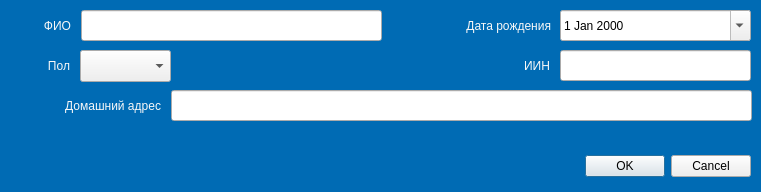
<?xml version="1.0" encoding="UTF-8"?>
<ui version="4.0">
 <class>Dialog</class>
 <widget class="QDialog" name="Dialog">
  <property name="geometry">
   <rect>
    <x>0</x>
    <y>0</y>
    <width>761</width>
    <height>192</height>
   </rect>
  </property>
  <property name="windowTitle">
   <string>Dialog</string>
  </property>
  <property name="styleSheet">
   <string notr="true">QDialog{
background: rgb(0, 107, 180)
}</string>
  </property>
  <widget class="QDialogButtonBox" name="buttonBox">
   <property name="geometry">
    <rect>
     <x>410</x>
     <y>150</y>
     <width>341</width>
     <height>32</height>
    </rect>
   </property>
   <property name="styleSheet">
    <string notr="true">QDialogButtonBox {
background: black;
}</string>
   </property>
   <property name="orientation">
    <enum>Qt::Horizontal</enum>
   </property>
   <property name="standardButtons">
    <set>QDialogButtonBox::Cancel|QDialogButtonBox::Ok</set>
   </property>
  </widget>
  <widget class="QLineEdit" name="txtFIO">
   <property name="geometry">
    <rect>
     <x>81</x>
     <y>10</y>
     <width>301</width>
     <height>31</height>
    </rect>
   </property>
   <property name="focusPolicy">
    <enum>Qt::StrongFocus</enum>
   </property>
  </widget>
  <widget class="QLineEdit" name="txtAddr">
   <property name="geometry">
    <rect>
     <x>171</x>
     <y>90</y>
     <width>581</width>
     <height>31</height>
    </rect>
   </property>
   <property name="focusPolicy">
    <enum>Qt::StrongFocus</enum>
   </property>
  </widget>
  <widget class="QComboBox" name="cmbSex">
   <property name="geometry">
    <rect>
     <x>80</x>
     <y>50</y>
     <width>91</width>
     <height>32</height>
    </rect>
   </property>
   <property name="focusPolicy">
    <enum>Qt::WheelFocus</enum>
   </property>
   <property name="styleSheet">
    <string notr="true"/>
   </property>
   <property name="currentText">
    <string/>
   </property>
  </widget>
  <widget class="QLabel" name="label_5">
   <property name="geometry">
    <rect>
     <x>10</x>
     <y>50</y>
     <width>60</width>
     <height>31</height>
    </rect>
   </property>
   <property name="styleSheet">
    <string notr="true">color: #f8f8f8</string>
   </property>
   <property name="text">
    <string>Пол</string>
   </property>
   <property name="alignment">
    <set>Qt::AlignRight|Qt::AlignTrailing|Qt::AlignVCenter</set>
   </property>
  </widget>
  <widget class="QLabel" name="label_4">
   <property name="geometry">
    <rect>
     <x>490</x>
     <y>50</y>
     <width>60</width>
     <height>31</height>
    </rect>
   </property>
   <property name="styleSheet">
    <string notr="true">color: #f8f8f8</string>
   </property>
   <property name="text">
    <string>ИИН</string>
   </property>
   <property name="alignment">
    <set>Qt::AlignRight|Qt::AlignTrailing|Qt::AlignVCenter</set>
   </property>
  </widget>
  <widget class="QLabel" name="label">
   <property name="geometry">
    <rect>
     <x>11</x>
     <y>10</y>
     <width>60</width>
     <height>31</height>
    </rect>
   </property>
   <property name="styleSheet">
    <string notr="true">color: #f8f8f8</string>
   </property>
   <property name="text">
    <string>ФИО</string>
   </property>
   <property name="alignment">
    <set>Qt::AlignRight|Qt::AlignTrailing|Qt::AlignVCenter</set>
   </property>
  </widget>
  <widget class="QLineEdit" name="txtIIN">
   <property name="geometry">
    <rect>
     <x>560</x>
     <y>50</y>
     <width>191</width>
     <height>31</height>
    </rect>
   </property>
   <property name="focusPolicy">
    <enum>Qt::StrongFocus</enum>
   </property>
  </widget>
  <widget class="QDateEdit" name="dateBirth">
   <property name="geometry">
    <rect>
     <x>560</x>
     <y>10</y>
     <width>191</width>
     <height>31</height>
    </rect>
   </property>
   <property name="focusPolicy">
    <enum>Qt::WheelFocus</enum>
   </property>
   <property name="calendarPopup">
    <bool>true</bool>
   </property>
  </widget>
  <widget class="QLabel" name="label_2">
   <property name="geometry">
    <rect>
     <x>450</x>
     <y>10</y>
     <width>101</width>
     <height>31</height>
    </rect>
   </property>
   <property name="styleSheet">
    <string notr="true">color: #f8f8f8</string>
   </property>
   <property name="text">
    <string>Дата рождения</string>
   </property>
   <property name="alignment">
    <set>Qt::AlignRight|Qt::AlignTrailing|Qt::AlignVCenter</set>
   </property>
  </widget>
  <widget class="QLabel" name="label_6">
   <property name="geometry">
    <rect>
     <x>10</x>
     <y>90</y>
     <width>151</width>
     <height>31</height>
    </rect>
   </property>
   <property name="styleSheet">
    <string notr="true">color: #f8f8f8</string>
   </property>
   <property name="text">
    <string>Домашний адрес</string>
   </property>
   <property name="alignment">
    <set>Qt::AlignRight|Qt::AlignTrailing|Qt::AlignVCenter</set>
   </property>
   <property name="wordWrap">
    <bool>true</bool>
   </property>
  </widget>
 </widget>
 <resources/>
 <connections>
  <connection>
   <sender>buttonBox</sender>
   <signal>accepted()</signal>
   <receiver>Dialog</receiver>
   <slot>accept()</slot>
   <hints>
    <hint type="sourcelabel">
     <x>248</x>
     <y>254</y>
    </hint>
    <hint type="destinationlabel">
     <x>157</x>
     <y>274</y>
    </hint>
   </hints>
  </connection>
  <connection>
   <sender>buttonBox</sender>
   <signal>rejected()</signal>
   <receiver>Dialog</receiver>
   <slot>reject()</slot>
   <hints>
    <hint type="sourcelabel">
     <x>316</x>
     <y>260</y>
    </hint>
    <hint type="destinationlabel">
     <x>286</x>
     <y>274</y>
    </hint>
   </hints>
  </connection>
 </connections>
</ui>
